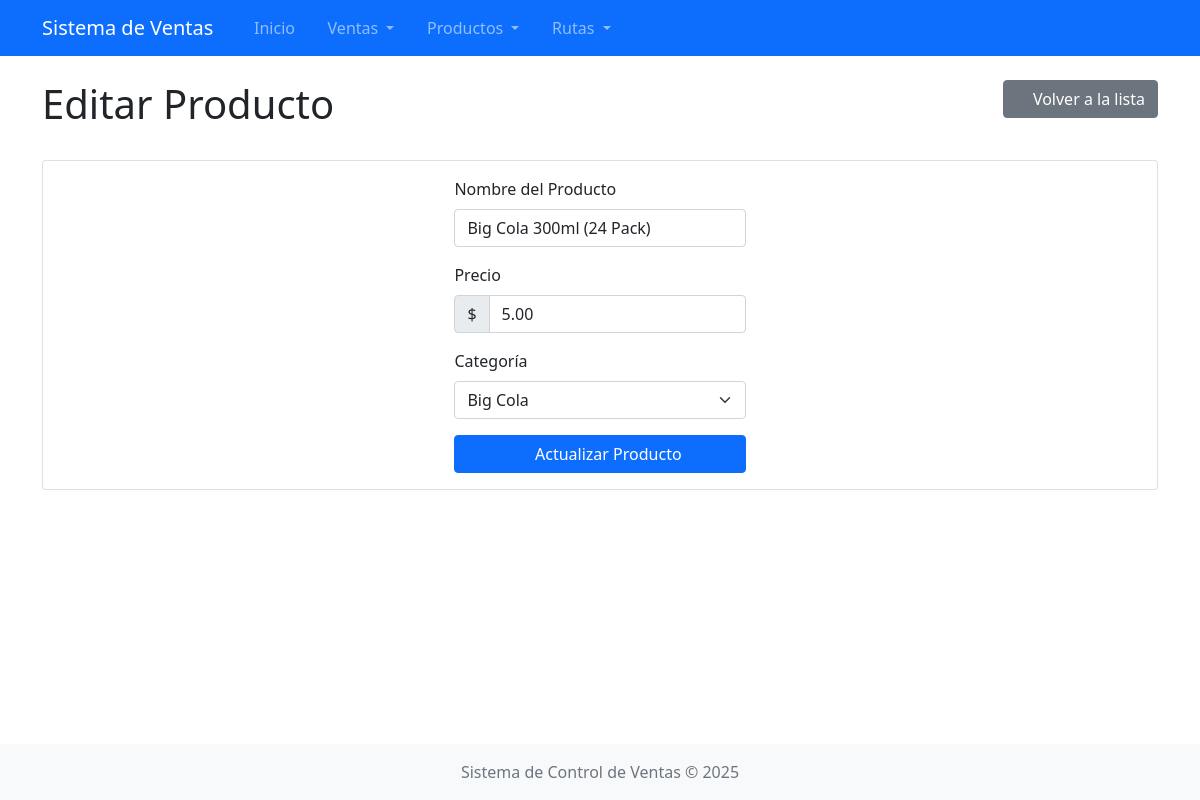
/modules/productos/editar.php?id=1, run on the app's committed database.
### tables this page shows
CREATE TABLE IF NOT EXISTS productos (
    id INT(11) NOT NULL AUTO_INCREMENT,
    nombre VARCHAR(255) NOT NULL,
    precio DECIMAL(10,2) NOT NULL,
    categoria_id INT(11) NOT NULL,
    PRIMARY KEY (id),
    FOREIGN KEY (categoria_id) REFERENCES categorias(id) ON DELETE CASCADE
);

CREATE TABLE IF NOT EXISTS categorias (
    id INT(11) NOT NULL AUTO_INCREMENT,
    nombre VARCHAR(100) NOT NULL,
    PRIMARY KEY (id)
);

### includes/functions.php (called while the page is built, shortened)
<?php
require_once __DIR__ . '/../config/db.php';
function obtenerProductoPorId($id) {
    global $conn;
    $sql = "SELECT p.*, c.nombre as categoria_nombre
            FROM productos p
            JOIN categorias c ON p.categoria_id = c.id
            WHERE p.id = :id";
    $stmt = $conn->prepare($sql);
    $stmt->bindParam(':id', $id, PDO::PARAM_INT);
    $stmt->execute();
    return $stmt->fetch(PDO::FETCH_ASSOC);
}
function obtenerCategorias() {
    global $conn;
    $sql = "SELECT * FROM categorias ORDER BY nombre ASC";
    $stmt = $conn->prepare($sql);
    $stmt->execute();
    return $stmt->fetchAll(PDO::FETCH_ASSOC);
}
?>

### modules/productos/editar.php (the view, shortened to what this page needs)
<?php
require_once '../../includes/functions.php';
$id = intval($_GET['id']);
$producto = obtenerProductoPorId($id);
$categorias = obtenerCategorias();
include '../../includes/header.php';
?>
<div class="row mb-4">
    <div class="col-md-6">
        <h1>Editar Producto</h1>
    </div>
    <div class="col-md-6 text-end">
        <a href="index.php" class="btn btn-secondary">
            <i class="bi bi-arrow-left"></i> Volver a la lista
        </a>
    </div>
</div>
<div class="card mb-4">
    <div class="card-body form-container">
        <form action="editar.php?id=<?php echo $id; ?>" method="POST">
            <div class="mb-3">
                <label for="nombre" class="form-label">Nombre del Producto</label>
                <input type="text" class="form-control" id="nombre" name="nombre" required
                    value="<?php echo htmlspecialchars($_POST['nombre'] ?? $producto['nombre']); ?>">
            </div>
            <div class="mb-3">
                <label for="precio" class="form-label">Precio</label>
                <div class="input-group">
                    <span class="input-group-text">$</span>
                    <input type="number" class="form-control" id="precio" name="precio" step="0.01" min="0.01" required
                        value="<?php echo htmlspecialchars($_POST['precio'] ?? $producto['precio']); ?>">
                </div>
            </div>
            <div class="mb-3">
                <label for="categoria_id" class="form-label">Categoría</label>
                <select class="form-select" id="categoria_id" name="categoria_id" required>
                    <?php foreach ($categorias as $categoria): ?>
                    <option value="<?php echo $categoria['id']; ?>"
                        <?php echo ((isset($_POST['categoria_id']) && $_POST['categoria_id'] == $categoria['id']) ||
                            (!isset($_POST['categoria_id']) && $producto['categoria_id'] == $categoria['id'])) ? 'selected' : ''; ?>>
                        <?php echo htmlspecialchars($categoria['nombre']); ?>
                    </option>
                    <?php endforeach; ?>
                </select>
            </div>
            <div class="d-grid">
                <button type="submit" class="btn btn-primary">
                    <i class="bi bi-save"></i> Actualizar Producto
                </button>
            </div>
        </form>
    </div>
</div>
<?php
include '../../includes/footer.php';
?>

### assets/css/styles.css (style rules this page uses)
body { min-height: 100vh; display: flex; flex-direction: column; }
.form-container { max-width: 800px; margin: 0 auto; }

### data on the page
productos: nombre "Big Cola 300ml (24 Pack)", precio "5.00", categoria_id "Big Cola"
